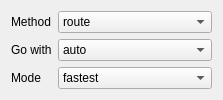
        <widget class="QWidget" name="routing_travel_group" native="true">
         <layout class="QGridLayout" name="gridLayout_14" columnstretch="1,3">
          <property name="sizeConstraint">
           <enum>QLayout::SetDefaultConstraint</enum>
          </property>
          <item row="0" column="1">
           <widget class="QComboBox" name="routing_method">
            <property name="sizePolicy">
             <sizepolicy hsizetype="Preferred" vsizetype="Fixed">
              <horstretch>0</horstretch>
              <verstretch>0</verstretch>
             </sizepolicy>
            </property>
            <item>
             <property name="text">
              <string>route</string>
             </property>
            </item>
            <item>
             <property name="text">
              <string>isochrone</string>
             </property>
            </item>
            <item>
             <property name="text">
              <string>sources_to_targets</string>
             </property>
            </item>
            <item>
             <property name="text">
              <string>locate</string>
             </property>
            </item>
            <item>
             <property name="text">
              <string>centroid [experimental]</string>
             </property>
            </item>
            <item>
             <property name="text">
              <string>extract-osm</string>
             </property>
            </item>
           </widget>
          </item>
          <item row="1" column="1">
           <widget class="QComboBox" name="routing_travel_combo">
            <property name="toolTip">
             <string>Mode of travel</string>
            </property>
            <item>
             <property name="text">
              <string>auto</string>
             </property>
            </item>
            <item>
             <property name="text">
              <string>truck</string>
             </property>
            </item>
            <item>
             <property name="text">
              <string>bicycle</string>
             </property>
            </item>
            <item>
             <property name="text">
              <string>pedestrian</string>
             </property>
            </item>
           </widget>
          </item>
          <item row="0" column="0">
           <widget class="QLabel" name="label_2">
            <property name="text">
             <string>Method</string>
            </property>
           </widget>
          </item>
          <item row="1" column="0">
           <widget class="QLabel" name="routing_travel_label">
            <property name="sizePolicy">
             <sizepolicy hsizetype="Preferred" vsizetype="Preferred">
              <horstretch>0</horstretch>
              <verstretch>0</verstretch>
             </sizepolicy>
            </property>
            <property name="text">
             <string>Go with</string>
            </property>
           </widget>
          </item>
          <item row="2" column="0">
           <widget class="QLabel" name="label_16">
            <property name="text">
             <string>Mode</string>
            </property>
           </widget>
          </item>
          <item row="2" column="1">
           <widget class="QComboBox" name="routing_mode_combo">
            <item>
             <property name="text">
              <string>fastest</string>
             </property>
            </item>
            <item>
             <property name="text">
              <string>shortest</string>
             </property>
            </item>
           </widget>
          </item>
         </layout>
        </widget>
